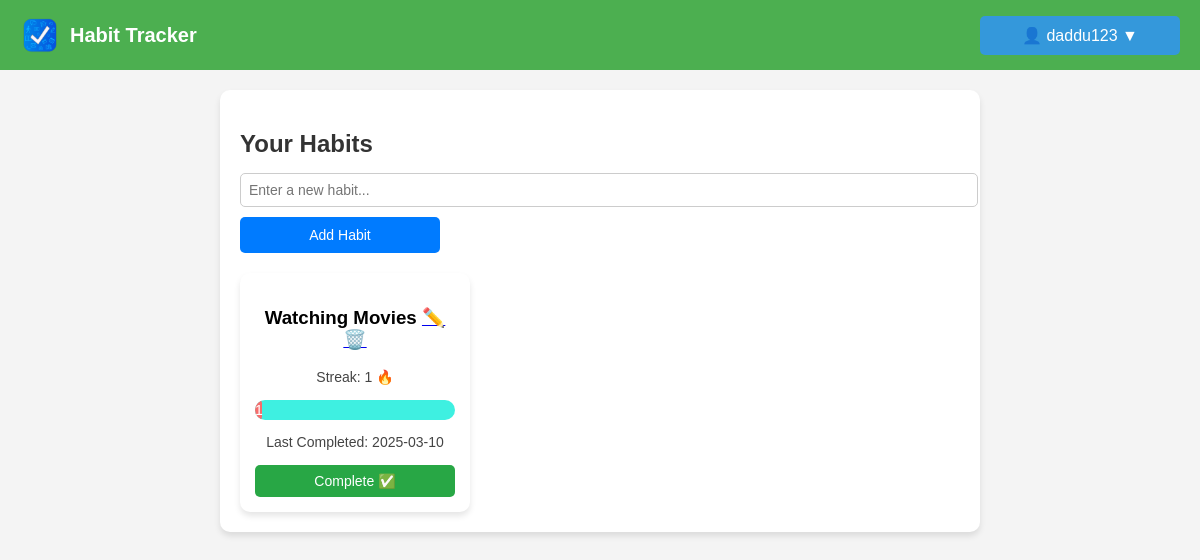
Before: /manage-habits (signed in) with the older database file.
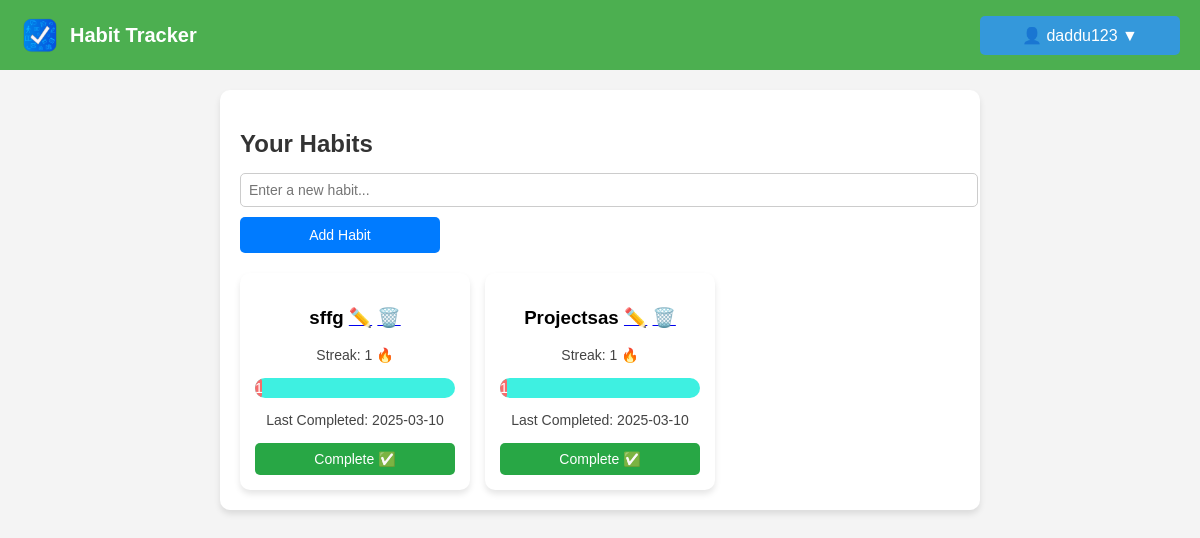
After: the same page with the newer database file.
### models.py (models this page shows, shortened)
class Activity(db.Model):
    id = db.Column(db.Integer, primary_key=True)
    name = db.Column(db.String(120), nullable=False)
    user_id = db.Column(db.Integer, db.ForeignKey('user.id'), nullable=False)
    streak = db.Column(db.Integer, default=0)
    last_completed = db.Column(db.DateTime, default=None)

### routes.py (the view)
@main_bp.route('/manage-habits')
def manage_habits():
    if 'user_id' not in session:
        flash("Please log in to view your habits.", "danger")
        return redirect(url_for('main.login'))
    user_id = session['user_id']
    habits = Activity.query.filter_by(user_id=user_id).all()
    return render_template('manage_habits.html', activities=habits)

### templates/manage_habits.html (shortened to what this page needs)
<!DOCTYPE html>
<html lang="en">
<head>
    <link rel="stylesheet" href="{{ url_for('static', filename='styles.css') }}">
</head>
<body>
    <nav class="navbar">
        <div class="logo">
            <img src="{{ url_for('static', filename='logo.png') }}" alt="Habit Tracker Logo">
            <span class="app-name">Habit Tracker</span>
        </div>
        <div class="nav-buttons">
            {% if session['user_id'] %}
                <div class="dropdown">
                    <button class="dropbtn">👤 {{ session['username'] }} ▼</button>
                </div>
            {% else %}
                <a href="{{ url_for('main.register') }}" class="btn">Register</a>
                <a href="{{ url_for('main.login') }}" class="btn btn-outline">Login</a>
            {% endif %}
        </div>
    </nav>
    <div class="container">
        <h2>Your Habits</h2>
        <form method="POST" action="{{ url_for('main.add_habit') }}" class="habit-form">
            <input type="text" name="habit_name" placeholder="Enter a new habit..." required>
            <button type="submit">Add Habit</button>
        </form>
        <div class="habit-list">
            {% if activities %}
                {% for habit in activities %}
                    <div class="habit-card">
                        <h3>{{ habit.name }}
                            <a href="{{ url_for('main.edit_habit', habit_id=habit.id) if habit.id else '#' }}" title="Edit Habit">✏️</a>
                            <a href="{{ url_for('main.confirm_delete', habit_id=habit.id) }}" title="Delete Habit">🗑️</a>
                        </h3>
                        <p>Streak: {{ habit.streak }} 🔥</p>
                        <div class="progress-container">
                            <div class="progress-bar
                                {% if habit.streak <= 5 %} low
                                {% elif habit.streak <= 10 %} medium
                                {% else %} high
                                {% endif %}"
                                style="width: {{ (habit.streak / 30) * 100 }}%;">
                                {{ habit.streak }} days
                            </div>
                        </div>
                        <p>Last Completed: {{ habit.last_completed.strftime('%Y-%m-%d') if habit.last_completed else "Not yet" }}</p>
                        <form action="{{ url_for('main.complete_habit', habit_id=habit.id) }}" method="POST">
                            <button type="submit" class="complete-btn">Complete ✅</button>
                        </form>
                    </div>
                {% endfor %}
            {% else %}
                <p>No habits found. <a href="{{ url_for('main.manage_habits') }}">Add a new habit</a></p>
            {% endif %}
        </div>
</body>
</html>

Changed rows visible on the page:
removed Activity: name "Watching Movies", streak "1", last_completed "2025-03-10"
added Activity: name "sffg", streak "1", last_completed "2025-03-10"
added Activity: name "Projectsas", streak "1", last_completed "2025-03-10"
